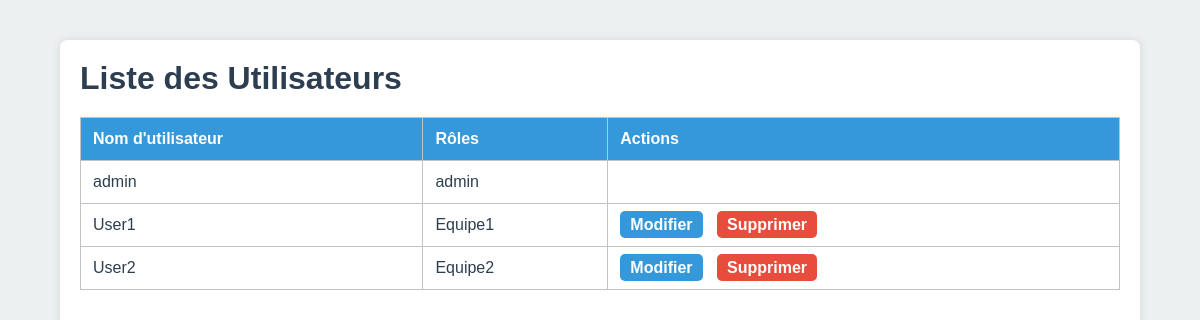
The app's page /list_users.php (signed in) with its own data.
### tables this page shows
CREATE TABLE IF NOT EXISTS users (
  id INT AUTO_INCREMENT PRIMARY KEY,
  username VARCHAR(50) NOT NULL UNIQUE,
  password_hash VARCHAR(255) NOT NULL,
  role VARCHAR(255) NOT NULL
);

### src/list_users.php (the view, shortened to what this page needs)
<?php
$mysqli = new mysqli("db","root","root","plm");
$user_roles = explode(',', $_SESSION['role']);
$is_manager = in_array('manager', $user_roles);
$is_admin = in_array('admin', $user_roles);
$team = null;
$query = "SELECT id, username, role FROM users";
$result = $mysqli->query($query);
?>
<!DOCTYPE html>
<html lang="fr">
<head>
  <link rel="stylesheet" href="styles.css">
</head>
<body>
<div class="container">
  <h1>Liste des Utilisateurs</h1>
  <table>
    <thead>
      <tr>
        <th>Nom d'utilisateur</th>
        <th>Rôles</th>
        <?php if ($is_admin || $is_manager): ?>
          <th>Actions</th>
        <?php endif; ?>
      </tr>
    </thead>
    <tbody>
      <?php while($u = $result->fetch_assoc()): ?>
      <tr>
        <td><?php echo htmlspecialchars($u['username']); ?></td>
        <td><?php echo htmlspecialchars($u['role']); ?></td>
        <?php
        if ($is_admin && $u['username'] !== 'admin') {
          echo '<td class="actions">
                  <a href="edit_user.php?id='.$u['id'].'" class="btn-edit">Modifier</a>
                  <a href="delete_user.php?id='.$u['id'].'" class="btn-delete" onclick="return confirm(\'Supprimer cet utilisateur ?\')">Supprimer</a>
                </td>';
        } elseif ($is_manager && $team && strpos($u['role'], $team) !== false && $u['username'] !== 'admin') {
          echo '<td class="actions">
                  <a href="edit_user.php?id='.$u['id'].'" class="btn-edit">Modifier</a>
                  <a href="delete_user.php?id='.$u['id'].'" class="btn-delete" onclick="return confirm(\'Supprimer cet utilisateur ?\')">Supprimer</a>
                </td>';
        } elseif (($is_manager || $is_admin) && $u['username'] === 'admin') {
        } ?>
      </tr>
      <?php endwhile; ?>
    </tbody>
  </table>
</div>
</body>
</html>

### src/styles.css (style rules this page uses)
* { margin: 0; padding: 0; box-sizing: border-box; }
body { font-family: Arial, sans-serif; background: #ecf0f1; color: #2c3e50; display: flex; min-height: 100vh; }
h1, h2, h3 { margin-bottom: 20px; color: #2c3e50; }
table { width: 100%; border-collapse: collapse; margin-top: 10px; background: #fff; }
table, th, td { border: 1px solid #bdc3c7; }
table th { background: #3498db; color: #fff; padding: 12px; text-align: left; }
table td { padding: 12px; border-bottom: 1px solid #bdc3c7; }
.container { width: 90%; max-width: 1200px; margin: 40px auto; background: #fff; padding: 20px; border-radius: 8px; box-shadow: 0 0 10px rgba(0,0,0,0.1); }
a { color: #3498db; text-decoration: none; transition: color 0.3s; }
.actions a { margin-right: 10px; color: #3498db; font-weight: bold; }
.btn-edit { background: #3498db; color: #fff; padding: 5px 10px; border-radius: 5px; text-decoration: none; transition: background 0.3s; margin-right: 5px; }
.btn-delete { background: #e74c3c; color: #fff; padding: 5px 10px; border-radius: 5px; text-decoration: none; transition: background 0.3s; }
.btn-edit, .btn-delete { color: #fff !important; font-weight: bold; }

### records on screen
users: username "admin", role "admin"
users: username "User1", role "Equipe1"
users: username "User2", role "Equipe2"
